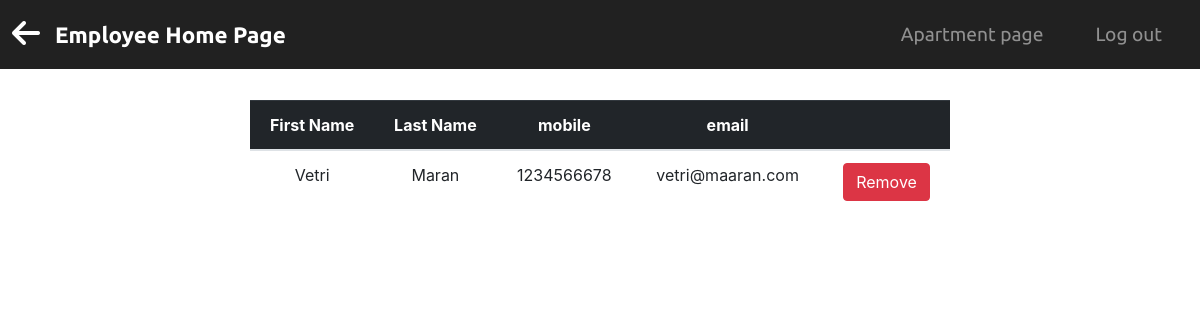
The page /rem_list/1 on the database its author committed.
### rems/models.py (models this page shows, shortened)
class Employee(db.Model):
    __tablename__ = 'employee'
    id = db.Column(db.Integer, primary_key=True)
    fname = db.Column(db.String(25), index=True, unique=False)
    lname = db.Column(db.String(25), index=True, unique=False)
    mobile = db.Column(db.String(10), index=True, unique=True)
    emer_num = db.Column(db.String(10), index=False, unique=False)
    dob = db.Column(db.DateTime, nullable=False)
    email = db.Column(db.String(120), index=True, unique=True)
    gender = db.Column(db.String(10), index=True, unique=False)
    service_id = db.Column(db.Integer, db.ForeignKey('service.id'))
    user = db.relationship("User", uselist=False, backref="employee")
    receiver = db.relationship("Transaction", uselist=False, backref="employee")

### rems/routes.py (the view)
@app.route('/rem_list/<int:id>')
def emp_list(id):
    headings = ("First Name", "Last Name", "mobile", "email", " ")
    emps = Employee.query.filter_by(service_id=id).all()
    return render_template('emp_rlist.html', headings=headings, data=emps)

### rems/templates/emp_rlist.html (shortened to what this page needs)
{% extends 'removal_list.html' %}
{% block nav %}
    <a href="{{ url_for('rem_employee') }}"><i class="fas fa-arrow-left fa-2x"></i></a>
{% endblock %}
{% block content %}
    <table class="table table-hover">
        <thead class="table-dark">
        <tr>
            {% for header in headings %}
                <th>{{ header }}</th>
            {% endfor %}
        </tr>
        </thead>
        {% for emp in data %}
            <tr>
                <td> {{ emp.fname }}</td>
                <td> {{ emp.lname }} </td>
                <td> {{ emp.mobile }} </td>
                <td> {{ emp.email }} </td>
                <td>
                    <button type="button" class="btn btn-danger "><a
                            href="{{ url_for('delete_emp',id=emp.id) }}" class="anchor">Remove</a></button>
                </td>
            </tr>
        {% endfor %}
    </table>
{% endblock %}

### rems/static/css/list.css (style rules this page uses)
.fas { color: #fff; padding-right: 15px; }
.anchor { color: #fff; text-decoration: none; }

### rows shown on the page
Employee: fname "Vetri", lname "Maran", mobile "1234566678", email "vetri@maaran.com"

### other values the page prints
{{ header }} "First Name" "Last Name" "mobile" "email"
